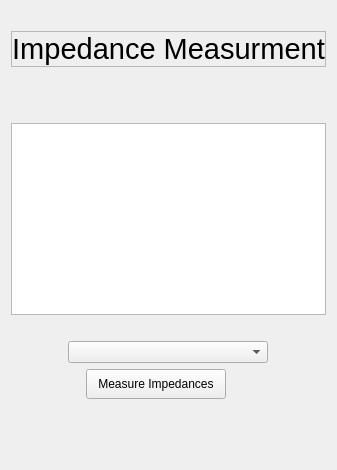
            <widget class="QWidget" name="page_impedance">
             <property name="styleSheet">
              <string notr="true">QFrame[accessibleName=&quot;color_frame&quot;] {
border: 2px solid rgb(145, 145, 145);
border-radius: 30px;
background-color: rgb(169, 169, 169)
}</string>
             </property>
             <layout class="QVBoxLayout" name="verticalLayout_16">
              <item>
               <spacer name="verticalSpacer_13">
                <property name="orientation">
                 <enum>Qt::Vertical</enum>
                </property>
                <property name="sizeType">
                 <enum>QSizePolicy::Fixed</enum>
                </property>
                <property name="sizeHint" stdset="0">
                 <size>
                  <width>20</width>
                  <height>20</height>
                 </size>
                </property>
               </spacer>
              </item>
              <item>
               <widget class="QFrame" name="frame_impedance_title">
                <property name="maximumSize">
                 <size>
                  <width>16777215</width>
                  <height>50</height>
                 </size>
                </property>
                <property name="styleSheet">
                 <string notr="true"/>
                </property>
                <property name="frameShape">
                 <enum>QFrame::StyledPanel</enum>
                </property>
                <property name="frameShadow">
                 <enum>QFrame::Raised</enum>
                </property>
                <layout class="QHBoxLayout" name="horizontalLayout_17">
                 <property name="spacing">
                  <number>0</number>
                 </property>
                 <property name="leftMargin">
                  <number>0</number>
                 </property>
                 <property name="topMargin">
                  <number>0</number>
                 </property>
                 <property name="rightMargin">
                  <number>0</number>
                 </property>
                 <property name="bottomMargin">
                  <number>0</number>
                 </property>
                 <item>
                  <widget class="QLabel" name="impedance_title">
                   <property name="minimumSize">
                    <size>
                     <width>0</width>
                     <height>0</height>
                    </size>
                   </property>
                   <property name="font">
                    <font>
                     <pointsize>22</pointsize>
                     <italic>false</italic>
                     <bold>false</bold>
                    </font>
                   </property>
                   <property name="text">
                    <string>Impedance Measurment</string>
                   </property>
                   <property name="alignment">
                    <set>Qt::AlignCenter</set>
                   </property>
                  </widget>
                 </item>
                </layout>
               </widget>
              </item>
              <item>
               <spacer name="verticalSpacer_12">
                <property name="orientation">
                 <enum>Qt::Vertical</enum>
                </property>
                <property name="sizeType">
                 <enum>QSizePolicy::Preferred</enum>
                </property>
                <property name="sizeHint" stdset="0">
                 <size>
                  <width>20</width>
                  <height>50</height>
                 </size>
                </property>
               </spacer>
              </item>
              <item>
               <widget class="GraphicsLayoutWidget" name="imp_graph_layout"/>
              </item>
              <item>
               <spacer name="verticalSpacer_15">
                <property name="orientation">
                 <enum>Qt::Vertical</enum>
                </property>
                <property name="sizeType">
                 <enum>QSizePolicy::Preferred</enum>
                </property>
                <property name="sizeHint" stdset="0">
                 <size>
                  <width>20</width>
                  <height>20</height>
                 </size>
                </property>
               </spacer>
              </item>
              <item alignment="Qt::AlignHCenter">
               <widget class="QComboBox" name="imp_mode">
                <property name="minimumSize">
                 <size>
                  <width>200</width>
                  <height>0</height>
                 </size>
                </property>
                <property name="maximumSize">
                 <size>
                  <width>200</width>
                  <height>16777215</height>
                 </size>
                </property>
                <property name="styleSheet">
                 <string notr="true"/>
                </property>
               </widget>
              </item>
              <item>
               <layout class="QHBoxLayout" name="horizontalLayout_11">
                <item>
                 <spacer name="horizontalSpacer_9">
                  <property name="orientation">
                   <enum>Qt::Horizontal</enum>
                  </property>
                  <property name="sizeHint" stdset="0">
                   <size>
                    <width>40</width>
                    <height>20</height>
                   </size>
                  </property>
                 </spacer>
                </item>
                <item alignment="Qt::AlignHCenter|Qt::AlignVCenter">
                 <widget class="QPushButton" name="btn_imp_meas">
                  <property name="sizePolicy">
                   <sizepolicy hsizetype="Fixed" vsizetype="Fixed">
                    <horstretch>0</horstretch>
                    <verstretch>0</verstretch>
                   </sizepolicy>
                  </property>
                  <property name="minimumSize">
                   <size>
                    <width>140</width>
                    <height>30</height>
                   </size>
                  </property>
                  <property name="maximumSize">
                   <size>
                    <width>200</width>
                    <height>16777215</height>
                   </size>
                  </property>
                  <property name="cursor">
                   <cursorShape>PointingHandCursor</cursorShape>
                  </property>
                  <property name="toolTip">
                   <string/>
                  </property>
                  <property name="toolTipDuration">
                   <number>-1</number>
                  </property>
                  <property name="text">
                   <string>Measure Impedances</string>
                  </property>
                 </widget>
                </item>
                <item alignment="Qt::AlignHCenter|Qt::AlignVCenter">
                 <widget class="QPushButton" name="imp_meas_info">
                  <property name="maximumSize">
                   <size>
                    <width>20</width>
                    <height>20</height>
                   </size>
                  </property>
                  <property name="cursor">
                   <cursorShape>PointingHandCursor</cursorShape>
                  </property>
                  <property name="styleSheet">
                   <string notr="true">background-color: transparent;
border: none;
color: #FFF;</string>
                  </property>
                  <property name="text">
                   <string/>
                  </property>
                  <property name="icon">
                   <iconset resource="../../app_resources.qrc">
                    <normaloff>:/icons/icons/pngfind.com-png-circle-1194554.png</normaloff>:/icons/icons/pngfind.com-png-circle-1194554.png</iconset>
                  </property>
                  <property name="iconSize">
                   <size>
                    <width>20</width>
                    <height>20</height>
                   </size>
                  </property>
                 </widget>
                </item>
                <item>
                 <spacer name="horizontalSpacer_8">
                  <property name="orientation">
                   <enum>Qt::Horizontal</enum>
                  </property>
                  <property name="sizeHint" stdset="0">
                   <size>
                    <width>40</width>
                    <height>20</height>
                   </size>
                  </property>
                 </spacer>
                </item>
               </layout>
              </item>
              <item>
               <spacer name="verticalSpacer_17">
                <property name="orientation">
                 <enum>Qt::Vertical</enum>
                </property>
                <property name="sizeType">
                 <enum>QSizePolicy::Maximum</enum>
                </property>
                <property name="sizeHint" stdset="0">
                 <size>
                  <width>20</width>
                  <height>60</height>
                 </size>
                </property>
               </spacer>
              </item>
             </layout>
            </widget>
